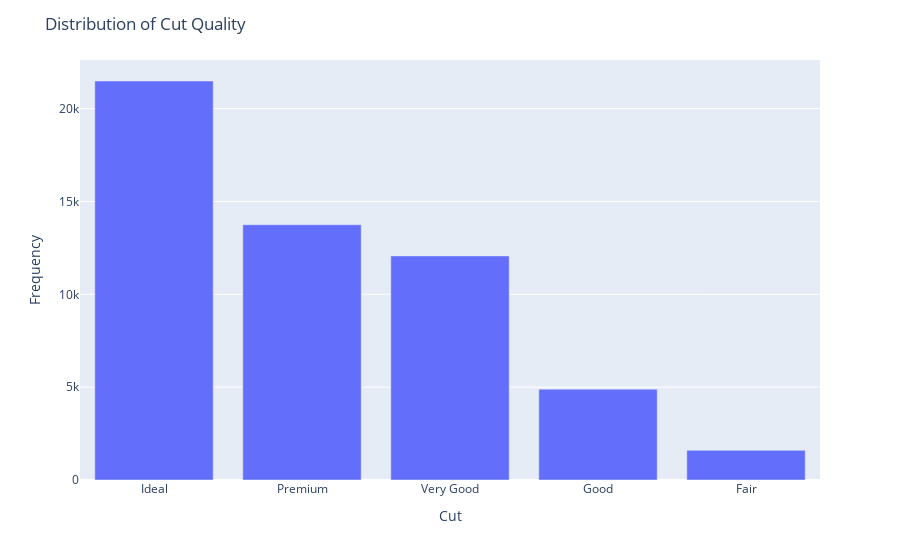
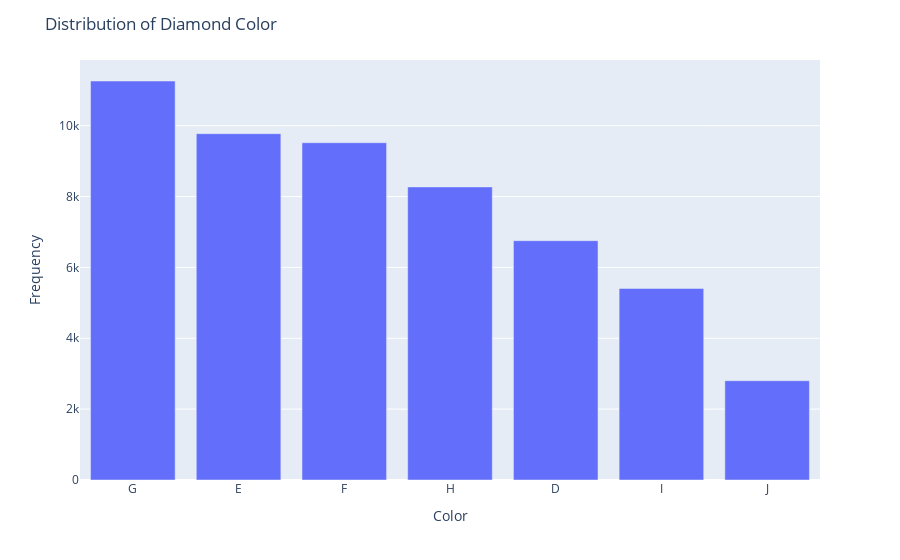
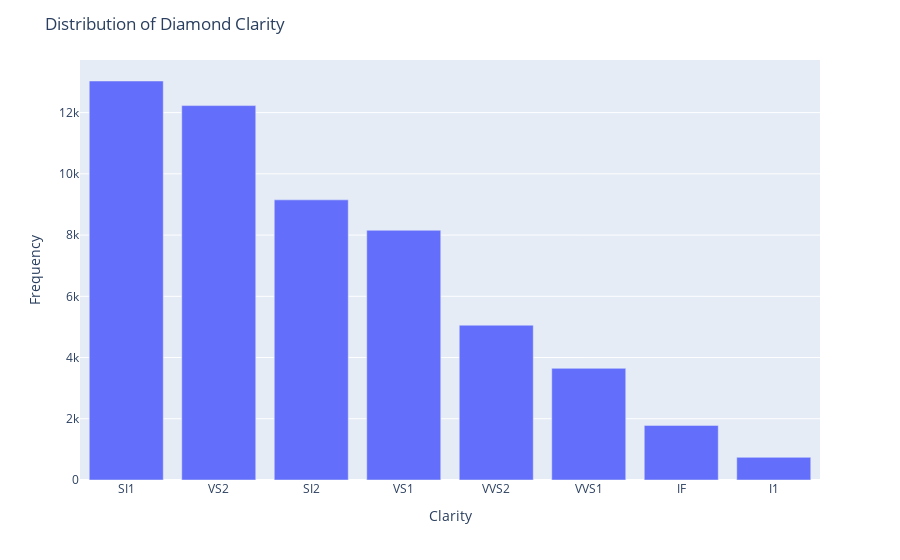

The notebook cell saved with these charts, in order:
### Markdown cell above
The below bar charts will show the number of diamonds in each category, which will help us understand why these variables are considered categorical:

cut: The quality of the cut is a categorical variable because it describes the cut quality of the diamond in ordered categories such as 'Ideal', 'Premium', 'Good', etc.

color: The color of the diamond is a categorical variable because it is rated on a scale from D (best) to J (worst), representing discrete groups.

clarity: The clarity of the diamond is a categorical variable because it describes the level of flaws in the diamond using categories like 'SI1', 'VS1', 'VVS2', etc.


These visualizations will show that each of these variables contains a limited number of distinct categories, which is a characteristic of categorical variables.

### Code cell
import plotly.express as px

# Assuming 'df' is your dataframe and it has been loaded correctly from the provided CSV file

# Interactive bar plot for 'cut'
cut_counts = df['cut'].value_counts().reset_index()
cut_counts.columns = ['cut', 'count']  # Rename the columns appropriately
fig = px.bar(cut_counts, x='cut', y='count')
fig.update_layout(title_text='Distribution of Cut Quality', xaxis_title='Cut', yaxis_title='Frequency')
fig.show()

# Interactive bar plot for 'color'
color_counts = df['color'].value_counts().reset_index()
color_counts.columns = ['color', 'count']  # Rename the columns appropriately
fig = px.bar(color_counts, x='color', y='count')
fig.update_layout(title_text='Distribution of Diamond Color', xaxis_title='Color', yaxis_title='Frequency')
fig.show()

# Interactive bar plot for 'clarity'
clarity_counts = df['clarity'].value_counts().reset_index()
clarity_counts.columns = ['clarity', 'count']  # Rename the columns appropriately
fig = px.bar(clarity_counts, x='clarity', y='count')
fig.update_layout(title_text='Distribution of Diamond Clarity', xaxis_title='Clarity', yaxis_title='Frequency')
fig.show()

### Figure 1 — Plotly figure (JSON) as saved in the notebook; plotly's stock layout.template omitted (floating-point values rounded to 4 significant figures)
{"data": [{"alignmentgroup": "True", "hovertemplate": "cut=%{x}<br>count=%{y}<extra></extra>", "legendgroup": "", "marker": {"color": "#636efa", "pattern": {"shape": ""}}, "name": "", "offsetgroup": "", "orientation": "v", "showlegend": false, "textposition": "auto", "type": "bar", "x": ["Ideal", "Premium", "Very Good", "Good", "Fair"], "xaxis": "x", "y": [21488, 13748, 12069, 4891, 1598], "yaxis": "y"}], "layout": {"barmode": "relative", "legend": {"tracegroupgap": 0}, "margin": {"t": 60}, "title": {"text": "Distribution of Cut Quality"}, "xaxis": {"anchor": "y", "domain": [0, 1], "title": {"text": "Cut"}}, "yaxis": {"anchor": "x", "domain": [0, 1], "title": {"text": "Frequency"}}}}

### Figure 2 — Plotly figure (JSON) as saved in the notebook; plotly's stock layout.template omitted (floating-point values rounded to 4 significant figures)
{"data": [{"alignmentgroup": "True", "hovertemplate": "color=%{x}<br>count=%{y}<extra></extra>", "legendgroup": "", "marker": {"color": "#636efa", "pattern": {"shape": ""}}, "name": "", "offsetgroup": "", "orientation": "v", "showlegend": false, "textposition": "auto", "type": "bar", "x": ["G", "E", "F", "H", "D", "I", "J"], "xaxis": "x", "y": [11262, 9776, 9520, 8272, 6755, 5407, 2802], "yaxis": "y"}], "layout": {"barmode": "relative", "legend": {"tracegroupgap": 0}, "margin": {"t": 60}, "title": {"text": "Distribution of Diamond Color"}, "xaxis": {"anchor": "y", "domain": [0, 1], "title": {"text": "Color"}}, "yaxis": {"anchor": "x", "domain": [0, 1], "title": {"text": "Frequency"}}}}

### Figure 3 — Plotly figure (JSON) as saved in the notebook; plotly's stock layout.template omitted (floating-point values rounded to 4 significant figures)
{"data": [{"alignmentgroup": "True", "hovertemplate": "clarity=%{x}<br>count=%{y}<extra></extra>", "legendgroup": "", "marker": {"color": "#636efa", "pattern": {"shape": ""}}, "name": "", "offsetgroup": "", "orientation": "v", "showlegend": false, "textposition": "auto", "type": "bar", "x": ["SI1", "VS2", "SI2", "VS1", "VVS2", "VVS1", "IF", "I1"], "xaxis": "x", "y": [13032, 12229, 9150, 8156, 5056, 3647, 1784, 740], "yaxis": "y"}], "layout": {"barmode": "relative", "legend": {"tracegroupgap": 0}, "margin": {"t": 60}, "title": {"text": "Distribution of Diamond Clarity"}, "xaxis": {"anchor": "y", "domain": [0, 1], "title": {"text": "Clarity"}}, "yaxis": {"anchor": "x", "domain": [0, 1], "title": {"text": "Frequency"}}}}
